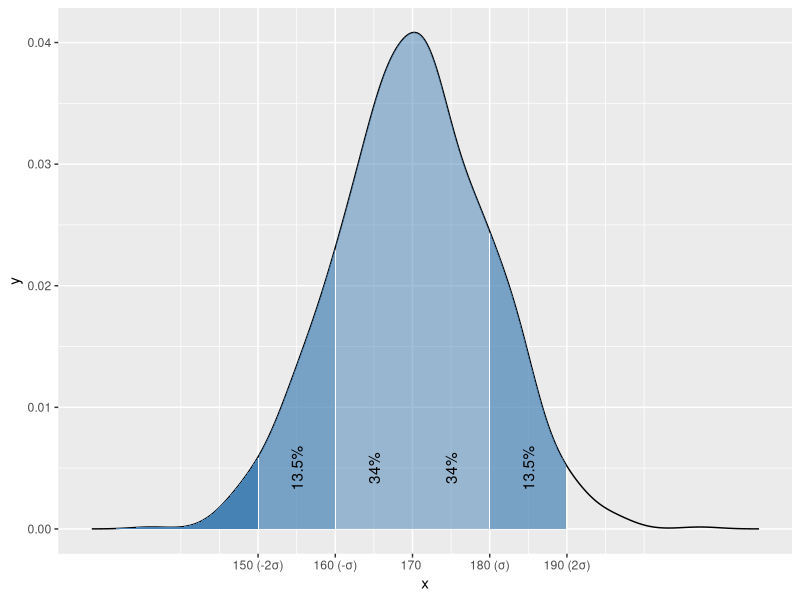

Write R code to recreate this figure.
if (!require('ggplot2')) { install.packages('ggplot2'); library('ggplot2') }
#### NORMAL DISTRIBUTION ####
sd = 10
mean = 170
exposed = rnorm(1000, sd = sd, mean = mean)
d = with(density(exposed, bw = 'SJ'), data.frame(x, y))
summary(d)
sdBreaks = mean+sd*seq(-2, 2)
breakLabels = paste(sdBreaks, c('(-2\U03C3)', '(-\U03C3)', '', '(\U03C3)', '(2\U03C3)'))
ggplot(mapping = aes(x=x, y=y)) + geom_line(data = d) +
  scale_y_continuous(limits = c(0, max(d$y))) +
  scale_x_continuous(breaks = sdBreaks, labels = breakLabels) +
  geom_vline(color = 'red', x = mean) +
  geom_area(data = subset(d, x < mean + sd & x> mean - sd), fill = 'steelblue', alpha = 0.5) +
  geom_text(aes(label=c('34%', '34%')), x = mean + c(sd/2, -sd/2), y = 0.005, angle=90) +

  geom_area(data = subset(d, x> mean-2*sd & x< mean-sd), fill = 'steelblue', alpha=0.7) +
  geom_area(data = subset(d, x>mean+sd & x<mean+sd*2), fill = 'steelblue', alpha=0.7) +
  geom_text(aes(label=c('13.5%', '13.5%')), x = mean + c(1.5*sd, -1.5*sd), y = 0.005, angle=90) +

  geom_area(data = subset(d, x < mean-2*sd),fill = 'steelblue')
pnorm(1.97, lower.tail = TRUE)
